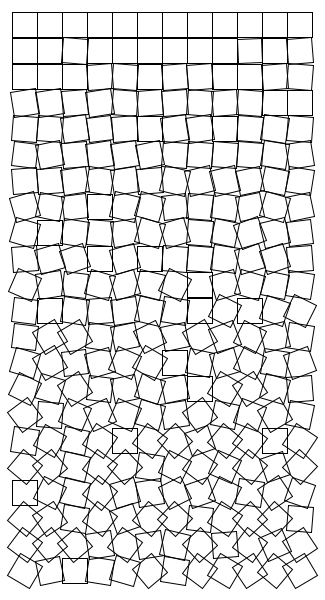
Frame 1 (no input)
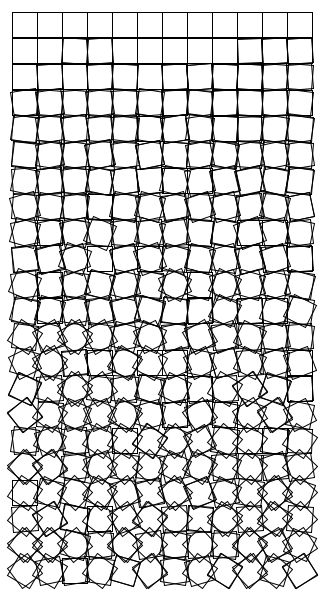
Frame 2 (the mouse pressed at the canvas centre, redrawn once)

The Processing sketch that drew these frames (run headless with seeded random() and noise(); the mouse was pressed at the canvas centre and the sketch redrawn once):

// Processing sketch: processing_185209
// ── processing_185209.pde

/*--------------------
Schotter

Created 10 Feb 2015
by Catherine Lee

--------------------*/

void setup() {
 size(13*25,24*25);
 background(255);
 noFill(); 
 rectMode(CENTER);
 noLoop();
}

void draw() {
  int i,u;
  int numberRows = 22;
  int numberColumns = 12;
  translate(25,25); //moves origin to (25,25)
  for(i = 0; i<numberRows; i++) {      //creates 22 rows
    for(u = 0; u<numberColumns; u++) {    //creates 12 columns
      pushMatrix();              //saves (25,25) ???
      translate(25*u,i*26);        //moves over and down depending on i and u
      rotate(random(TWO_PI*i/-130,TWO_PI*i/130)); //rotating after translation so that not rotating the translation
      rect(0,0,25,25);
      popMatrix();
    }
  }
}
